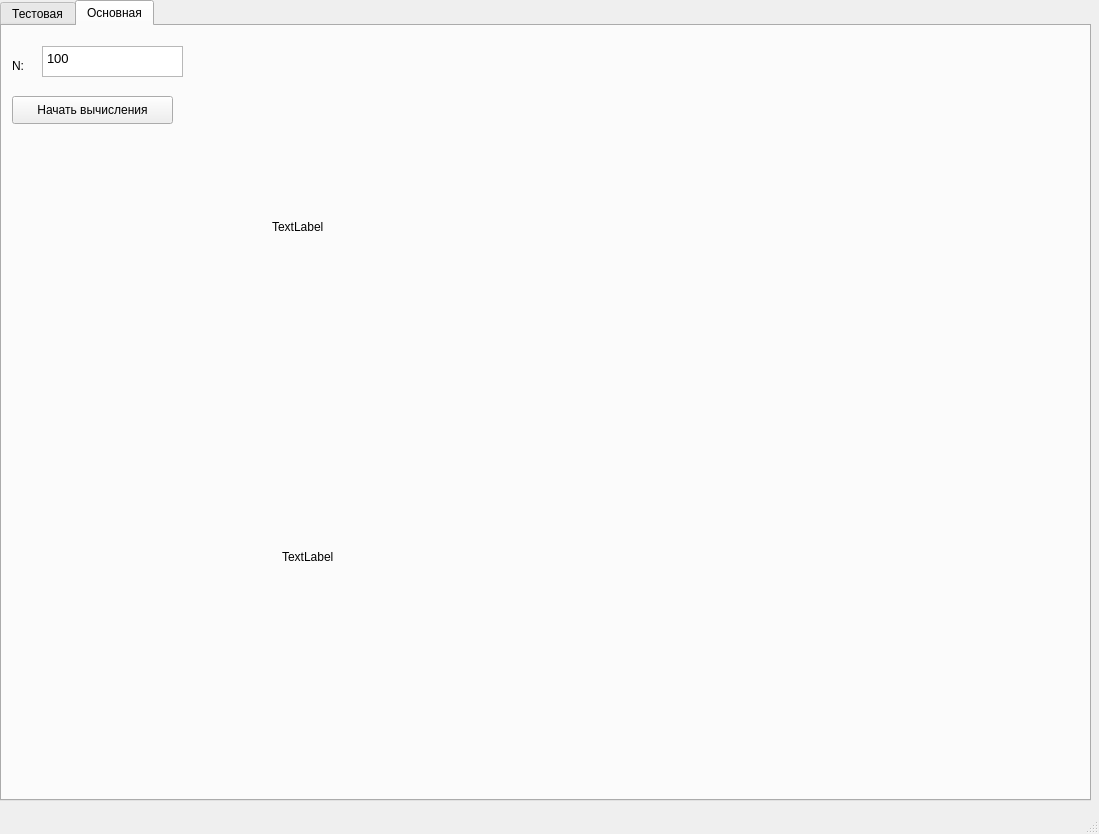
<?xml version="1.0" encoding="UTF-8"?>
<ui version="4.0">
 <class>MainWindow</class>
 <widget class="QMainWindow" name="MainWindow">
  <property name="geometry">
   <rect>
    <x>0</x>
    <y>0</y>
    <width>1099</width>
    <height>834</height>
   </rect>
  </property>
  <property name="windowTitle">
   <string>MainWindow</string>
  </property>
  <widget class="QWidget" name="centralwidget">
   <widget class="QTabWidget" name="rootTabControl">
    <property name="geometry">
     <rect>
      <x>0</x>
      <y>0</y>
      <width>1091</width>
      <height>801</height>
     </rect>
    </property>
    <property name="currentIndex">
     <number>1</number>
    </property>
    <widget class="QWidget" name="testTab">
     <attribute name="title">
      <string>Тестовая</string>
     </attribute>
     <widget class="QPushButton" name="startCalcTest">
      <property name="geometry">
       <rect>
        <x>10</x>
        <y>50</y>
        <width>161</width>
        <height>28</height>
       </rect>
      </property>
      <property name="text">
       <string>Начать вычисления</string>
      </property>
     </widget>
     <widget class="QTextEdit" name="textEdit_2">
      <property name="geometry">
       <rect>
        <x>30</x>
        <y>10</y>
        <width>141</width>
        <height>31</height>
       </rect>
      </property>
      <property name="html">
       <string>&lt;!DOCTYPE HTML PUBLIC &quot;-//W3C//DTD HTML 4.0//EN&quot; &quot;http://www.w3.org/TR/REC-html40/strict.dtd&quot;&gt;
&lt;html&gt;&lt;head&gt;&lt;meta name=&quot;qrichtext&quot; content=&quot;1&quot; /&gt;&lt;style type=&quot;text/css&quot;&gt;
p, li { white-space: pre-wrap; }
&lt;/style&gt;&lt;/head&gt;&lt;body style=&quot; font-family:'MS Shell Dlg 2'; font-size:9.6pt; font-weight:400; font-style:normal;&quot;&gt;
&lt;p style=&quot; margin-top:0px; margin-bottom:0px; margin-left:0px; margin-right:0px; -qt-block-indent:0; text-indent:0px;&quot;&gt;100&lt;/p&gt;&lt;/body&gt;&lt;/html&gt;</string>
      </property>
     </widget>
     <widget class="QLabel" name="label_2">
      <property name="geometry">
       <rect>
        <x>10</x>
        <y>10</y>
        <width>21</width>
        <height>19</height>
       </rect>
      </property>
      <property name="text">
       <string>N:</string>
      </property>
     </widget>
     <widget class="QLabel" name="graph1Test">
      <property name="geometry">
       <rect>
        <x>260</x>
        <y>30</y>
        <width>421</width>
        <height>301</height>
       </rect>
      </property>
      <property name="text">
       <string>TextLabel</string>
      </property>
     </widget>
     <widget class="QLabel" name="graph2Test">
      <property name="geometry">
       <rect>
        <x>270</x>
        <y>370</y>
        <width>421</width>
        <height>301</height>
       </rect>
      </property>
      <property name="text">
       <string>TextLabel</string>
      </property>
     </widget>
    </widget>
    <widget class="QWidget" name="mainTab">
     <attribute name="title">
      <string>Основная</string>
     </attribute>
     <widget class="QPushButton" name="startCalcMain">
      <property name="geometry">
       <rect>
        <x>10</x>
        <y>70</y>
        <width>161</width>
        <height>28</height>
       </rect>
      </property>
      <property name="text">
       <string>Начать вычисления</string>
      </property>
     </widget>
     <widget class="QLabel" name="label">
      <property name="geometry">
       <rect>
        <x>10</x>
        <y>30</y>
        <width>21</width>
        <height>19</height>
       </rect>
      </property>
      <property name="text">
       <string>N:</string>
      </property>
     </widget>
     <widget class="QTextEdit" name="textEdit">
      <property name="geometry">
       <rect>
        <x>40</x>
        <y>20</y>
        <width>141</width>
        <height>31</height>
       </rect>
      </property>
      <property name="html">
       <string>&lt;!DOCTYPE HTML PUBLIC &quot;-//W3C//DTD HTML 4.0//EN&quot; &quot;http://www.w3.org/TR/REC-html40/strict.dtd&quot;&gt;
&lt;html&gt;&lt;head&gt;&lt;meta name=&quot;qrichtext&quot; content=&quot;1&quot; /&gt;&lt;style type=&quot;text/css&quot;&gt;
p, li { white-space: pre-wrap; }
&lt;/style&gt;&lt;/head&gt;&lt;body style=&quot; font-family:'MS Shell Dlg 2'; font-size:9.6pt; font-weight:400; font-style:normal;&quot;&gt;
&lt;p style=&quot; margin-top:0px; margin-bottom:0px; margin-left:0px; margin-right:0px; -qt-block-indent:0; text-indent:0px;&quot;&gt;100&lt;/p&gt;&lt;/body&gt;&lt;/html&gt;</string>
      </property>
     </widget>
     <widget class="QLabel" name="graph1Main">
      <property name="geometry">
       <rect>
        <x>270</x>
        <y>50</y>
        <width>421</width>
        <height>301</height>
       </rect>
      </property>
      <property name="text">
       <string>TextLabel</string>
      </property>
     </widget>
     <widget class="QLabel" name="label_6">
      <property name="geometry">
       <rect>
        <x>280</x>
        <y>380</y>
        <width>421</width>
        <height>301</height>
       </rect>
      </property>
      <property name="text">
       <string>TextLabel</string>
      </property>
     </widget>
    </widget>
   </widget>
  </widget>
  <widget class="QMenuBar" name="menubar">
   <property name="geometry">
    <rect>
     <x>0</x>
     <y>0</y>
     <width>1099</width>
     <height>26</height>
    </rect>
   </property>
  </widget>
  <widget class="QStatusBar" name="statusbar"/>
 </widget>
 <resources/>
 <connections/>
</ui>
